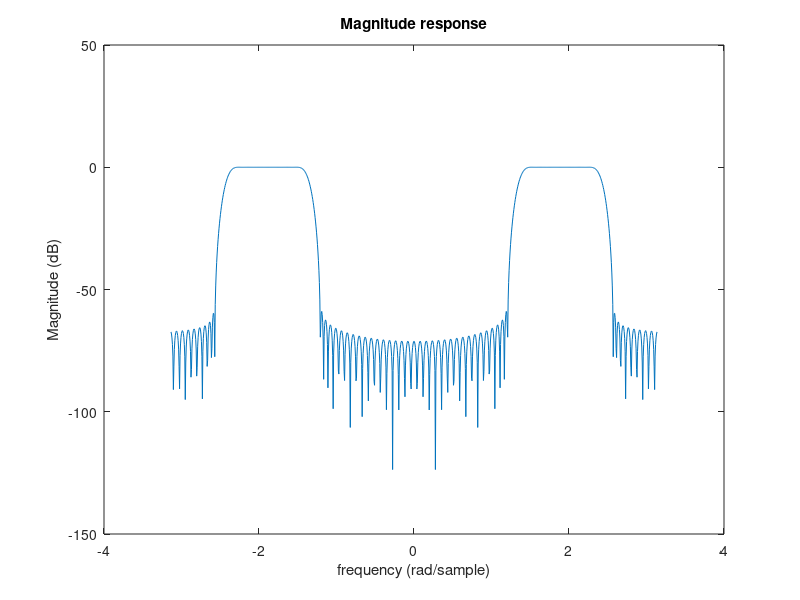

Reproduce this figure in MATLAB. (Note: this script raises an error after producing the figure.)
fsamp = 4400/(2*pi);
fcuts = [800/(2*pi) 1100/(2*pi) 1600/(2*pi) 1800/(2*pi)];
mags = [0 1 0];
devs = [10^(-58/20) 10^(0.1/20) 10^(-58/20)];
[n,Wn,beta,ftype] = kaiserord(fcuts,mags,devs,fsamp);
n = n + rem(n,2)
hh = fir1(n,Wn,ftype,kaiser(n+1,beta),'noscale');
%impz(hh,1)
[H,w] = freqz(hh,1);
Hdb=20*log10(abs(H));
figure;
plot([flip(-w); w], [flip(Hdb); Hdb])
xlabel('frequency (rad/sample)')
ylabel('Magnitude (dB)')
title('Magnitude response')
ax = gca;
ax.YLim = [-200 20];
ax.XLim = [-pi pi];
grid on;
grid minor;
figure;
plot(w, Hdb);
xlabel('frequency (rad/sample)')
ylabel('Magnitude (dB)')
title('Magnitude response in passband')
ax = gca;
ax.YLim = [-0.2 0.2];
ax.XLim = [1100*T 1600*T];
grid on;
grid minor;
